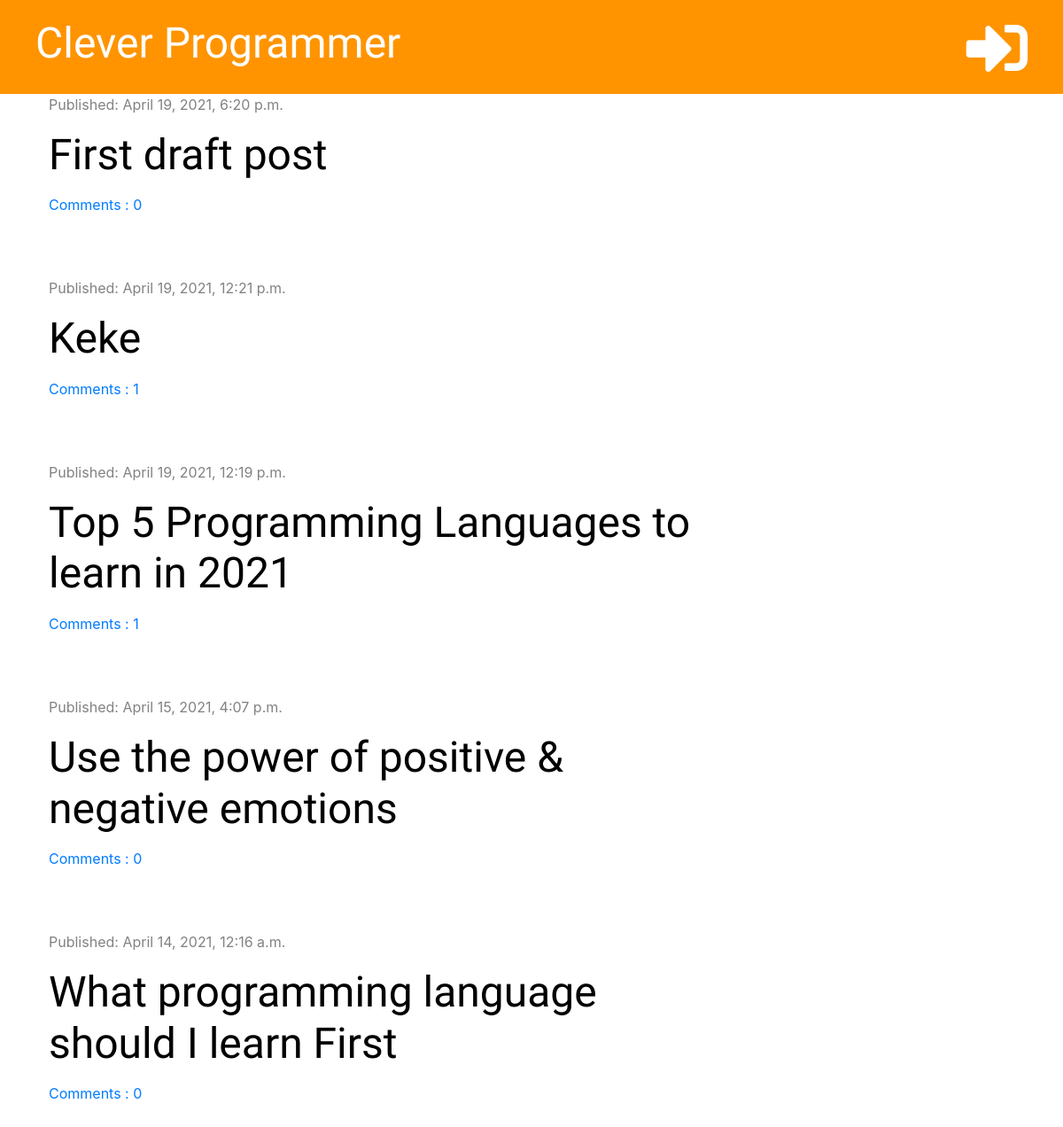
The page / on the database its author committed.
### blog/models.py (models this page shows, shortened)
class Post(models.Model):
    author = models.ForeignKey('auth.User',on_delete=models.CASCADE)
    title = models.CharField(max_length=200)
    text = models.TextField()
    created_date = models.DateTimeField(default=timezone.now)
    published_date = models.DateTimeField(blank=True,null=True)
    def approved_comments(self):
        return self.comments.filter(approved=True)

### blog/views.py (the view)
# urls.py: path('',views.post_list,name='post_list'),
def post_list(request):
    posts = Post.objects.filter(published_date__lte=timezone.now()).order_by('-published_date')
    stuff_for_frontend = {'posts' : posts}
    return render(request,'blog/post_list.html' ,stuff_for_frontend)

### blog/templatetags/markdownify.py (called while the page is built)
@register.filter
def markdown(value):
    renderer = HighlightRenderer()
    markdown = mistune.Markdown(renderer=renderer)
    return markdown(value)

### blog/templates/blog/post_list.html (shortened to what this page needs)
{% extends 'blog/base.html' %}
{% load markdownify %}
{% block content %}
    {% for post in posts %}
        <div class="post">
            <div class="date">
                <p>Published: {{ post.published_date }}</p>
            </div>
            <h1><a href="{% url 'post_detail' pk=post.pk %}">{{ post.title }}</a></h1>
            <a href="{% url 'post_detail' pk=post.pk %}">Comments : {{ post.approved_comments.count }}</a>
        </div>
    {% endfor %}
{% endblock %}

### blog/static/css/blog.css (style rules this page uses)
h1,h2,h3,h4 { font-family: 'Tangerine','Inconsolata','Droid Sans',serif; font-size: 48px; }
.date { color: #828282; }
.post { margin-bottom: 70px; }
.post h1 a { color: #000000; }

### rows shown on the page
Post: published_date "April 19, 2021, 6:20 p.m.", title "First draft post", approved_comments.count "0"
Post: published_date "April 19, 2021, 12:21 p.m.", title "Keke", approved_comments.count "1"
Post: published_date "April 19, 2021, 12:19 p.m.", title "Top 5 Programming Languages to learn in 2021", approved_comments.count "1"
Post: published_date "April 15, 2021, 4:07 p.m.", title "Use the power of positive & negative emotions", approved_comments.count "0"
Post: published_date "April 14, 2021, 12:16 a.m.", title "What programming language should I learn First", approved_comments.count "0"
